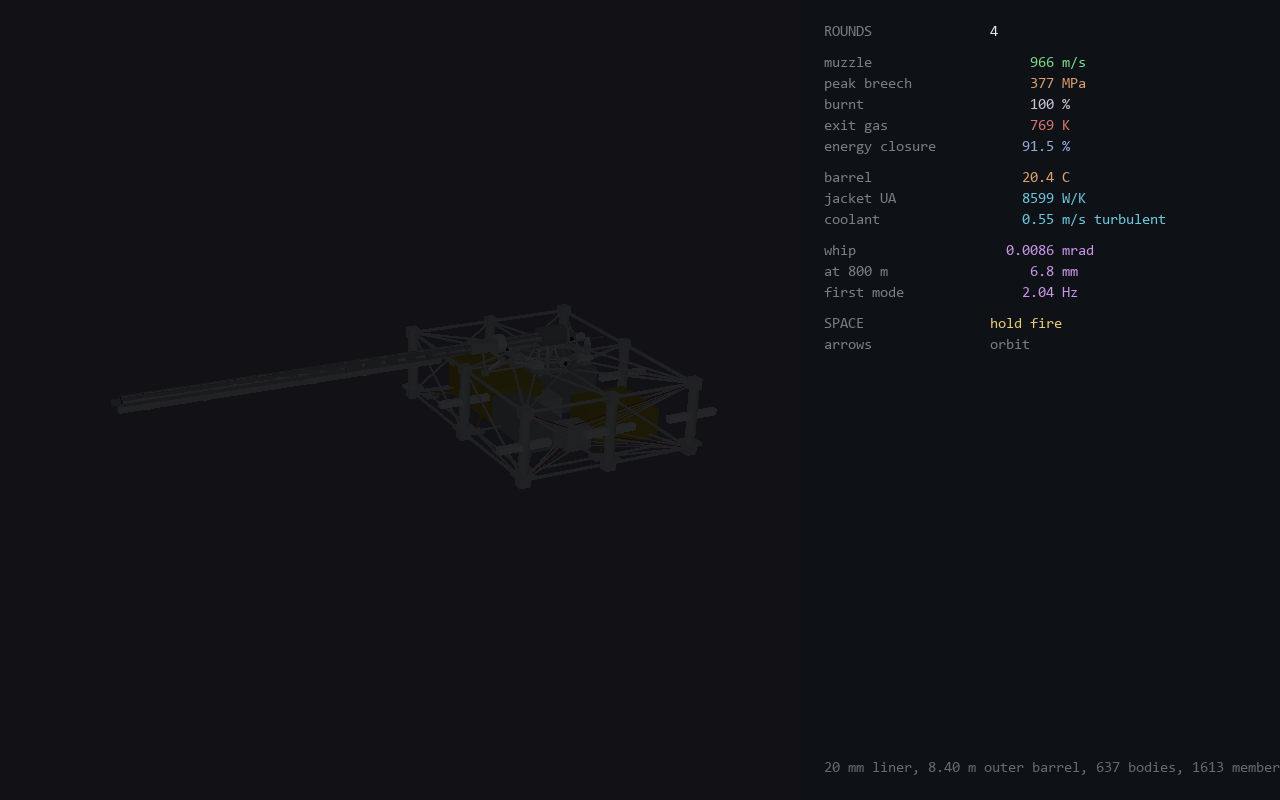

Here is the Python script that generated this plot:
"""A headless rig for iterating on the gun, on the real engine.

WHY NOT THE DEMO. `turret_demo.main` is 348 lines of OpenGL around the
machine, and iterating on interior ballistics through a window is
iterating with a blindfold and a hat on. It also predates everything
built since: it never calls `build_gimbal_cannon_station`, so it is
running `machines.get("gimbal-cannon-station")` rather than the
production graph, and it knows nothing about the tube ringing, the
jacket circuit, the ported barrel or the baked ballistics kernel.

WHAT THIS IS INSTEAD. The same machine, driven headless, through the
engine's own pieces and nothing bespoke:

    turret_production.build_gimbal_cannon_station   the real graph
    drivetrain_graph._discover_fluid_circuits       the real circuits
    interior_ballistics.native_step                 SymPy -> SSA -> LLVM
    beam_theory.beam_dynamics_native                the tube, ringing
    symbolic_parts.compile_trajectory_ssa           the round, flying
    barrel_thermal.jacket_conductance               the jacket, derived

Every number that comes out of it is produced by something the game
runs, not by a script beside the game. That is the whole point: when
this rig says the barrel reached 300 C, it is the same arithmetic the
machine would do.

WHAT IT IS FOR. Firing a lot of rounds quickly and watching what
drifts -- velocity, pressure, barrel temperature, whip, where the
rounds land -- so a change to the ballistics can be judged in seconds
instead of through a render loop.
"""
from __future__ import annotations

from dataclasses import dataclass, field
import math


@dataclass
class GunRig:
    """One gun, its graph, and the engine pieces that step it."""
    bore_mm: float = 20.0
    rate_hz: float = 5.0
    coolant_flow_kg_s: float = 1.0
    coolant_supply_k: float = 278.15
    #: built on demand
    graph: object = None
    document: dict = None
    circuits: list = field(default_factory=list)
    #: live state
    barrel_k: float = 293.15
    whip_q_m: float = 0.0
    whip_qd_m_s: float = 0.0
    whip_rad: float = 0.0
    rounds: int = 0
    wall_heat_j: float = 0.0

    def build(self) -> "GunRig":
        import turret_production as tp
        from drivetrain_graph import _discover_fluid_circuits
        self.graph = tp.build_gimbal_cannon_station(bore_mm=self.bore_mm)
        problems = self.graph.check()
        if problems:
            raise ValueError(f"the graph does not check out: {problems[:3]}")
        self.document = self.graph.as_document()
        self.circuits = _discover_fluid_circuits(self.document)
        return self

    # ---------------- what the graph says about itself ----------------
    def barrel(self) -> dict:
        return next(n for n in self.document["nodes"]
                    if n["identity"] == "turret.outer_barrel")

    def liner(self) -> dict:
        return next(n for n in self.document["nodes"]
                    if n["identity"] == "turret.weapon")

    def jacket(self) -> dict:
        from barrel_thermal import jacket_conductance
        return jacket_conductance(self.document, flow_kg_s=self.coolant_flow_kg_s)

    def beam_kw(self) -> dict:
        b = self.barrel()
        ro = float(b["tube_outer_radius_m"])
        ri = float(b["tube_inner_radius_m"])
        jacket_l = sum(float(n.get("fluid_volume_l", 0.0))
                       for n in self.document["nodes"]
                       if n.get("part_role") == "barrel-jacket-chamber")
        length = float(b["drum_length_m"])
        return dict(length_m=length, outer_radius_m=ro, wall_m=ro - ri,
                    density_kg_m3=7850.0, youngs_cold_pa=2.05e11,
                    damping_ratio=0.005,
                    added_mass_per_m_kg=jacket_l / length,
                    temperature_k=self.barrel_k)

    # ---------------- one round, all the way through ----------------
    #: ---- NO TWO ROUNDS ARE THE SAME ----
    #: A deterministic gun is a wrong gun. Real rounds vary because the
    #: things they are made of vary, and these are the real sources with
    #: their real tolerances -- not a fudge added to the answer:
    #:
    #:   CHARGE MASS. A reloading shop stacking pressed pucks is
    #:   repeatable to about a third of a percent; loose powder thrown
    #:   by volume is three times worse. This is the dominant term.
    #:   WEB. Propellant is pressed to a tolerance and it ages; the
    #:   grain in one lot is not the grain in the next.
    #:   BAND INTERFERENCE. Bands are swaged parts with a tolerance,
    #:   and the bore wears between them.
    #:   TEMPERATURE. Propellant burns faster when it is warm, which is
    #:   why the first round out of a cold gun is slower than the
    #:   twentieth -- and that one is not random at all, it is the
    #:   barrel heating the round in the chamber.
    #:
    #: Each is applied to its OWN input and the kernel is then run
    #: normally, so the spread that comes out is whatever the physics
    #: makes of the spread that went in -- rather than a standard
    #: deviation sprinkled on the muzzle velocity afterwards.
    charge_tolerance: float = 0.003
    web_tolerance: float = 0.02
    interference_tolerance: float = 0.15
    #: THE SAME ROUND GIVES THE SAME ANSWER. Interior ballistics depends
    #: on the charge, the web, the bore and the barrel -- not on how hot
    #: the tube is or how it is ringing, because the shot is gone in
    #: under three milliseconds. So firing a hundred identical rounds
    #: means solving one and reading it a hundred times.
    #:
    #: It matters because the kernel is 17,000 steps at 42 us: 0.7 s of
    #: compute per shot, which at five rounds a second is three and a
    #: half seconds of work per second of simulation. That is what made
    #: the window unusable, not the rendering.
    #:
    #: The real fix is to bake the integration LOOP into the kernel
    #: instead of driving it from Python a step at a time -- the same
    #: move `symbolic_parts.trajectory_batch_source` already makes for
    #: trajectories. This is the cheap correct one until then.
    _shot_cache: dict = field(default_factory=dict, repr=False)

    def fire_one(self, *, charge_kg: float = 0.040, web_m: float = 2.7e-4,
                 twist_cal: float = 30.0, interference_m: float = 50e-6,
                 dt: float = 1.0e-6, vary: bool = True) -> dict:
        """Interior ballistics on the graph's own barrel."""
        if vary:
            import random
            if not hasattr(self, "_rng"):
                self._rng = random.Random(20260912)
            g = self._rng.gauss
            charge_kg *= 1.0 + g(0.0, self.charge_tolerance)
            web_m *= 1.0 + g(0.0, self.web_tolerance)
            interference_m *= max(0.2, 1.0 + g(0.0, self.interference_tolerance))
            # the cache is keyed on the VARIED numbers, so identical
            # rounds still cost nothing and different ones are solved
            charge_kg = round(charge_kg, 6)
            web_m = round(web_m, 8)
            interference_m = round(interference_m, 9)
        key = (round(charge_kg, 6), round(web_m, 8), round(twist_cal, 3),
               round(interference_m, 9), round(dt, 9), self.bore_mm)
        hit = self._shot_cache.get(key)
        if hit is not None:
            self.rounds += 1
            self.wall_heat_j += hit["wall_heat_j"]
            return hit
        import interior_ballistics as ib
        # THE WHOLE SHOT IN ONE CALL. `native_step` bakes one timestep
        # and the seventeen thousand iterations were a Python loop
        # around it -- 700 ms a shot. `native_shot` compiles the loop
        # too: 8.8 ms, same answer to the digit.
        run, _ = ib.native_shot()
        b = self.barrel()
        L = float(b["drum_length_m"])
        bore_m = self.bore_mm / 1000.0
        area = math.pi * (bore_m / 2.0) ** 2
        recoiling = (float(b.get("mass_kg", 0.0))
                     + float(self.liner().get("mass_kg", 0.0)))
        kw = dict(dt_s=dt, bore_area_m2=area, chamber_volume_m3=4.8e-5,
                  shot_mass_kg=0.130, charge_mass_kg=charge_kg,
                  impetus_j_per_kg=1.1e6, covolume_m3_per_kg=1.0e-3,
                  propellant_density_kg_m3=1620.0, gamma=1.25,
                  burn_rate_coeff=6.4e-10, grain_chi=1.0, grain_lambda=0.0,
                  grain_web_m=web_m, shot_start_pressure_pa=3.5e7,
                  barrel_length_m=L, twist_calibres_per_turn=twist_cal,
                  band_interference_m=interference_m, bore_diameter_m=bore_m,
                  primer_gas_kg=3.5e-4,
                  recoiling_mass_kg=max(recoiling, 1.0),
                  gas_port_travel_m=1.0e9, gas_port_fraction=0.0)
        res = run(20000, **kw)
        st = res
        r = res
        peak = res["peak_breech_pa"]
        self.rounds += 1
        self.wall_heat_j += st["wall_heat_j"]
        available = charge_kg * 1.1e6 / 0.25
        out = {
            "muzzle_m_s": st["velocity_m_s"],
            "peak_breech_pa": peak,
            "burnt": min(1.0, st["burnt_fraction"]),
            "wall_heat_j": st["wall_heat_j"],
            "exit_gas_k": r["gas_temperature_k"],
            "gas_kg": r["gas_made_kg"],
            "unburnt_kg": max(0.0, charge_kg - r["gas_made_kg"]),
            "recoil_impulse_n_s": (0.130 * st["velocity_m_s"]
                                   + charge_kg * st["velocity_m_s"] * 1.5),
            "closure": (r["shot_energy_j"] + r["recoil_energy_j"]
                        + st["wall_heat_j"] + r["gas_enthalpy_j"]) / available,
        }
        self._shot_cache[key] = out
        return out

    # ---------------- the tube, between rounds ----------------
    def settle(self, dt: float, impulse_n_s: float = 0.0) -> float:
        from beam_theory import beam_dynamics_native
        step, _ = beam_dynamics_native()
        kw = self.beam_kw()
        sub = 2.0e-4
        r = None
        for _ in range(max(1, int(dt / sub))):
            r = step(modal_q_m=self.whip_q_m, modal_qdot_m_s=self.whip_qd_m_s,
                     force_n=0.0, dt_s=sub, **kw)
            self.whip_q_m, self.whip_qd_m_s = (r["modal_q_next_m"],
                                               r["modal_qdot_next_m_s"])
        if impulse_n_s > 0.0:
            # the trunnion offset is the lever: recoil is axial and only
            # bends the tube through the distance from the bore to the pivot
            nodes = {n["identity"]: n for n in self.document["nodes"]}
            bore_y = nodes["turret.weapon"]["reference_position"][1]
            pivot_y = nodes["turret.pitch"]["reference_position"][1]
            lever = abs(bore_y - pivot_y) / kw["length_m"]
            in_tube = 0.0027
            f = impulse_n_s / in_tube * lever
            for _ in range(int(in_tube / 1.0e-5)):
                r = step(modal_q_m=self.whip_q_m,
                         modal_qdot_m_s=self.whip_qd_m_s,
                         force_n=f, dt_s=1.0e-5, **kw)
                self.whip_q_m, self.whip_qd_m_s = (r["modal_q_next_m"],
                                                   r["modal_qdot_next_m_s"])
        if r is not None:
            self.whip_rad = r["tip_slope_rad"]
            self.first_mode_hz = r["natural_frequency_hz"]
        return self.whip_rad

    def soak(self, joules: float, dt: float) -> float:
        """Heat in from the shot, out through the jacket the graph declares."""
        b = self.barrel()
        mass = float(b.get("mass_kg", 60.0)) + float(
            self.liner().get("mass_kg", 0.0))
        ua = self.jacket()["ua_w_per_k"]
        self.barrel_k += joules / max(mass * 470.0, 1.0)
        self.barrel_k -= (ua * (self.barrel_k - self.coolant_supply_k)
                          * dt / max(mass * 470.0, 1.0))
        return self.barrel_k

    # ---------------- a burst ----------------
    def burst(self, rounds: int, **shot) -> list[dict]:
        dt = 1.0 / self.rate_hz
        out = []
        for _ in range(rounds):
            r = self.fire_one(**shot)
            self.soak(r["wall_heat_j"], dt)
            self.settle(dt, r["recoil_impulse_n_s"])
            out.append({**r, "barrel_k": self.barrel_k,
                        "whip_rad": self.whip_rad,
                        "first_mode_hz": getattr(self, "first_mode_hz", 0.0)})
        return out

    def describe(self) -> list[str]:
        b = self.barrel()
        j = self.jacket()
        return [
            f"gun rig: {self.bore_mm:.0f} mm liner in a "
            f"{float(b['tube_inner_radius_m']) * 2000:.0f} mm outer barrel, "
            f"{float(b['drum_length_m']):.2f} m",
            f"  jacket {j['chambers']} chambers, {j['annulus_m'] * 1000:.0f} mm gap, "
            f"UA {j['ua_w_per_k']:.0f} W/K at {self.coolant_flow_kg_s} kg/s "
            f"({j['regime']})",
            f"  circuits: " + ", ".join(
                f"{c.kind_class} ({len(c.nodes)})" for c in self.circuits),
            f"  graph: {len(self.document['nodes'])} bodies, "
            f"{len(self.document['edges'])} members",
        ]


# =====================================================================
#  THE SAME RIG, ON SCREEN
# =====================================================================
WINDOW = (1280, 800)
VIEW = 800


def run(bore_mm: float = 20.0, rate_hz: float = 5.0,
        coolant_flow_kg_s: float = 1.0, frames: int = 0,
        out: str = "gun_rig.png") -> dict:
    """Fire the gun and watch it, on the real graph.

    The readouts are not a HUD invented for the picture -- every one of
    them is a number the engine produced this frame: muzzle velocity
    and peak pressure from the interior ballistics kernel, barrel
    temperature from the jacket conductance the graph's own chamber
    geometry implies, whip and first mode from the beam kernel, and the
    pose that is drawn is the pose the tube is actually bent into.
    """
    import pygame
    import numpy as np
    import turret_production as tp

    rig = GunRig(bore_mm=bore_mm, rate_hz=rate_hz,
                 coolant_flow_kg_s=coolant_flow_kg_s).build()
    pygame.init()
    flags = pygame.OPENGL | pygame.DOUBLEBUF | (pygame.HIDDEN if frames else 0)
    pygame.display.set_mode(WINDOW, flags)
    pygame.display.set_caption(
        f"gun rig -- {bore_mm:.0f} mm in a 120, live ballistics")
    font = pygame.font.SysFont("consolas", 15)
    from engine_gl_view import EngineGLView
    view = EngineGLView(width=VIEW, height=VIEW, covers_off=True,
                        animation_divisions="dense", detail=0.6,
                        spring_style="cylinder")
    view.set_graph(rig.document)
    while view.bake_next():
        pass
    view._angle_rad = 1.15
    # BAKE ONCE, POSE EVERY FRAME. Calling set_graph and re-baking each
    # frame rebuilds 1613 members sixty times a second, which is why the
    # first version of this ran at a frame every few seconds. The demo
    # already had the answer: an ArticulatedMesh carries the vertices
    # and `pose` moves them by motion group, so only the transforms are
    # recomputed.
    from articulation import ArticulatedMesh
    articulated = ArticulatedMesh.build(rig.document, view._static_mesh)

    clock = pygame.time.Clock()
    dt = 1.0 / 60.0
    since_shot = 0.0
    firing = True
    last = {"muzzle_m_s": 0.0, "peak_breech_pa": 0.0, "burnt": 0.0,
            "exit_gas_k": 0.0, "closure": 0.0, "recoil_impulse_n_s": 0.0}
    recoil_m = 0.0
    running = True
    frame = 0
    while running:
        for event in pygame.event.get():
            if event.type == pygame.QUIT:
                running = False
            elif event.type == pygame.KEYDOWN:
                if event.key == pygame.K_ESCAPE:
                    running = False
                elif event.key == pygame.K_SPACE:
                    firing = not firing
                elif event.key == pygame.K_LEFT:
                    view._angle_rad -= 0.12
                elif event.key == pygame.K_RIGHT:
                    view._angle_rad += 0.12

        # ---- fire, on the real kernels ----
        since_shot += dt
        impulse = 0.0
        if firing and since_shot >= 1.0 / rig.rate_hz:
            since_shot = 0.0
            last = rig.fire_one()
            rig.soak(last["wall_heat_j"], 1.0 / rig.rate_hz)
            impulse = last["recoil_impulse_n_s"]
            recoil_m = 0.42
        rig.settle(dt, impulse)
        recoil_m = max(0.0, recoil_m - dt * 1.6)     # back to battery

        # ---- draw the machine IN THE POSE IT IS ACTUALLY IN ----
        articulated.pose(tp.pose_frames(rig.document, whip_rad=rig.whip_rad,
                                        recoil_m=recoil_m))
        view.restage_static_mesh()
        rgba = view.render(crank_angle_deg=0.0, spin=False, dt=dt,
                           throttle_frac=0.0)
        surf = pygame.image.frombuffer(
            np.ascontiguousarray(rgba[:, :, :3]).tobytes(),
            (rgba.shape[1], rgba.shape[0]), "RGB")

        panel = pygame.Surface(WINDOW, pygame.SRCALPHA)
        panel.fill((14, 17, 22))
        panel.blit(surf, (0, 0))
        j = rig.jacket()
        lines = [
            ("ROUNDS", f"{rig.rounds}", (230, 230, 235)),
            ("", "", None),
            ("muzzle", f"{last['muzzle_m_s']:8.0f} m/s", (120, 220, 140)),
            ("peak breech", f"{last['peak_breech_pa'] / 1e6:8.0f} MPa",
             (220, 160, 110)),
            ("burnt", f"{last['burnt'] * 100:8.0f} %", (200, 200, 210)),
            ("exit gas", f"{last['exit_gas_k']:8.0f} K", (220, 120, 110)),
            ("energy closure", f"{last['closure'] * 100:8.1f} %", (150, 170, 220)),
            ("", "", None),
            ("barrel", f"{rig.barrel_k - 273.15:8.1f} C", (220, 160, 110)),
            ("jacket UA", f"{j['ua_w_per_k']:8.0f} W/K", (110, 200, 220)),
            ("coolant", f"{j['velocity_m_s']:8.2f} m/s {j['regime']}",
             (110, 200, 220)),
            ("", "", None),
            ("whip", f"{rig.whip_rad * 1000:8.4f} mrad", (200, 150, 230)),
            ("at 800 m", f"{rig.whip_rad * 800 * 1000:8.1f} mm", (200, 150, 230)),
            ("first mode", f"{getattr(rig, 'first_mode_hz', 0.0):8.2f} Hz",
             (200, 150, 230)),
            ("", "", None),
            ("SPACE", "hold fire" if firing else "FIRE", (230, 200, 120)),
            ("arrows", "orbit", (120, 126, 134)),
        ]
        y = 24
        for label, value, colour in lines:
            if colour is None:
                y += 10
                continue
            panel.blit(font.render(label, True, (120, 126, 134)), (VIEW + 24, y))
            panel.blit(font.render(value, True, colour), (VIEW + 190, y))
            y += 21
        b = rig.barrel()
        foot = (f"{bore_mm:.0f} mm liner, {float(b['drum_length_m']):.2f} m "
                f"outer barrel, {len(rig.document['nodes'])} bodies, "
                f"{len(rig.document['edges'])} members")
        panel.blit(font.render(foot, True, (100, 106, 114)), (VIEW + 24, 760))

        screen = pygame.display.get_surface()
        if screen is not None and not (screen.get_flags() & pygame.OPENGL):
            screen.blit(panel, (0, 0))
            pygame.display.flip()
        else:
            pygame.image.save(panel, out)
        frame += 1
        if frames and frame >= frames:
            running = False
        clock.tick(60)
    pygame.quit()
    return {"rounds": rig.rounds, "barrel_c": rig.barrel_k - 273.15,
            "out": out}


if __name__ == "__main__":
    import sys
    run(frames=int(sys.argv[1]) if len(sys.argv) > 1 else 0)
